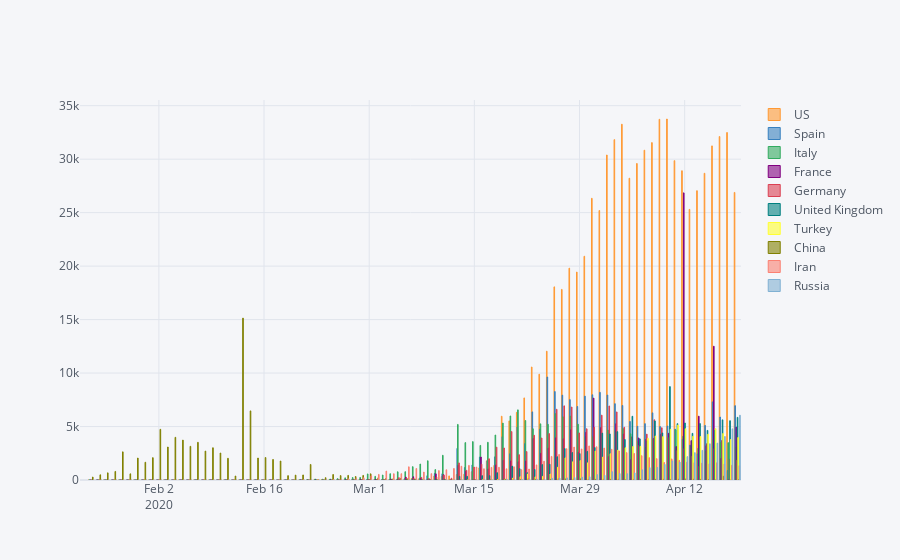

The cell this chart's notebook holds for it:
### Code cell
cases_df[top_10_cases].diff().iplot(kind='bar')
